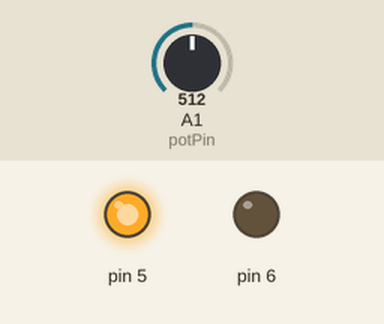
Simulated run of this sketch. Board: Arduino Uno, built with avr-gcc and run on an emulated ATmega328P. Parts: output pins drawn as LEDs (lit = HIGH). The test bench sets the inputs (shaded band); at power-on: A1 (potPin) = 512. What the sketch prints to the serial monitor is not drawn.

Above: at 1.2 s.
1.3 s: A1 (potPin) set to 673
2.8 s: A1 (potPin) set to 692
At 4.0 s:
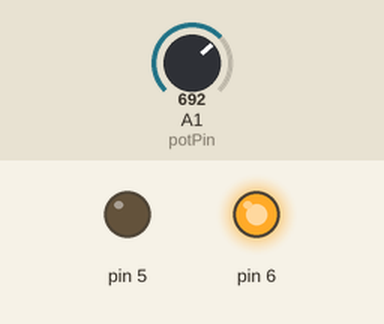
4.3 s: A1 (potPin) set to 306
At 5.3 s:
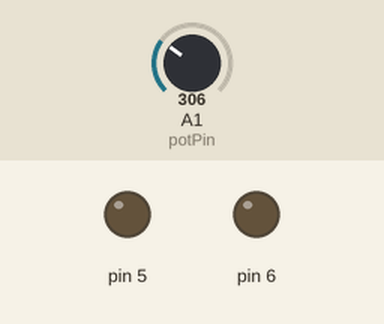
5.8 s: A1 (potPin) set to 333
7.3 s: A1 (potPin) set to 350
At 7.7 s:
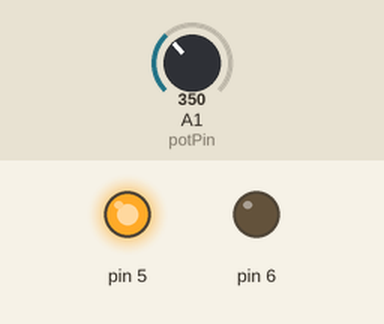
8.8 s: A1 (potPin) set to 122
At 9.9 s:
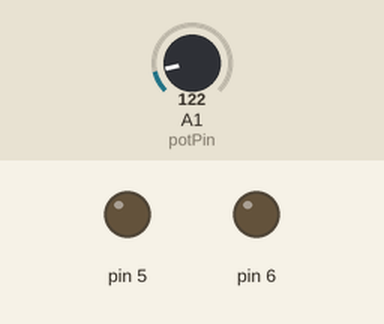
Timing chart, 0 to 11.3 s (numbered marks = the images above; inputs shaded):
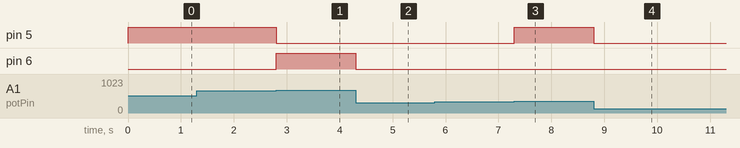

Measured:
- the behaviour switches between 681 and 682 on A1 (potPin) (found by bisection; images 0 and 1)
- the behaviour switches between 340 and 341 on A1 (potPin) (found by bisection; images 2 and 3)
- after the input at 2.8 s, pin 5: HIGH → LOW at once; pin 6: LOW → HIGH at once
- after the input at 4.3 s, pin 6: HIGH → LOW at once
- after the input at 7.3 s, pin 5: LOW → HIGH at once
- after the input at 8.8 s, pin 5: HIGH → LOW at once

The sketch:

potPin_sample.ino
```cpp
int potPin = 1;
int potState;
int caseState;

void setup() {
  // put your setup code here, to run once:
  pinMode(5, OUTPUT);
  pinMode(6, OUTPUT);
  Serial.begin(9600);
}

void loop() {
  // put your main code here, to run repeatedly:
  potState = analogRead(potPin);
  potState = map(potState, 0, 1023, 0, 3);
caseState = potState;
  switch (caseState) {
    case 0:
      digitalWrite(6, LOW);
      digitalWrite(5, LOW);
      break;

    case 1:
      digitalWrite(6, LOW);
      digitalWrite(5, HIGH);
      break;
    case 2:
      digitalWrite(5, LOW);
      digitalWrite(6, HIGH);
      break;
  }
  Serial.println(potState);
}
```
